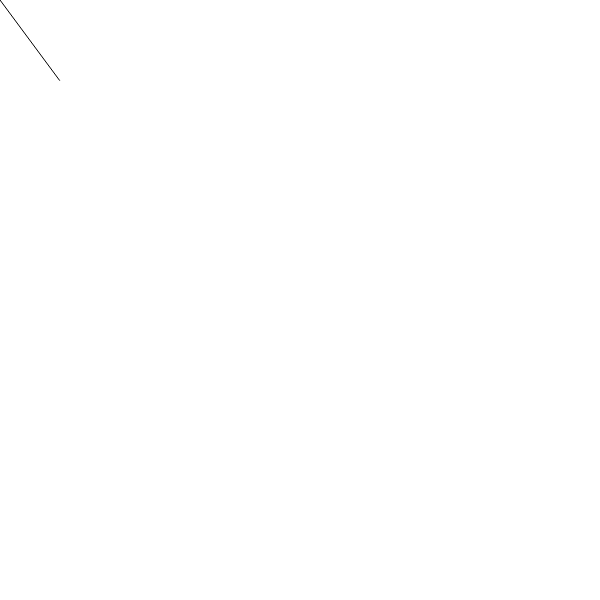
Frame 1 (no input)
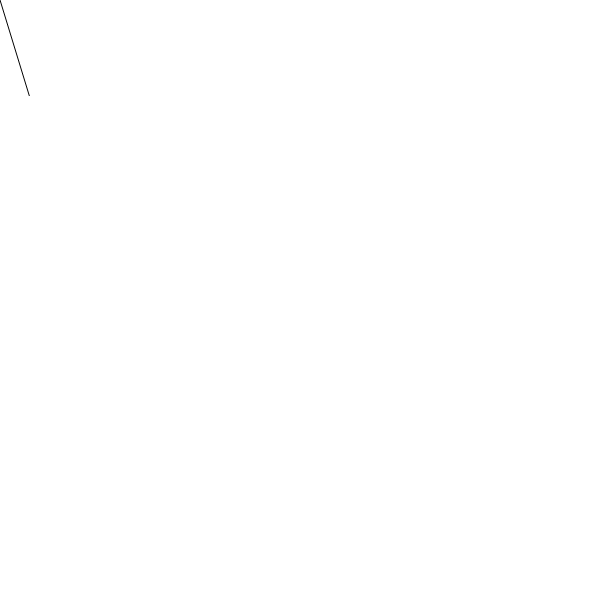
Frame 60 (no input)
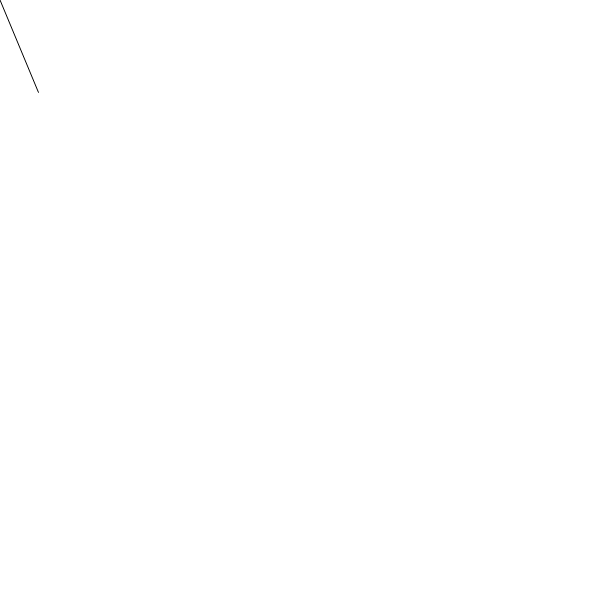
Frame 120 (the mouse pressed at the canvas centre since frame 60)

The p5.js sketch that drew these frames (run headless with seeded random() and noise() and a simulated clock; from frame 60 on, the mouse is pressed at the canvas centre):

// p5.js sketch
// ── sketch.js

var wind;
var angle;
var time = 1000;

function setup () {
    createCanvas(600,600);
}

 function draw () {
     
     
     background(255);
     angle = map(noise(time),0,1,0,90);
     
     wind = p5.Vector.fromAngle(radians(angle));
     wind.mult(100);
     
     
     
     line(0,0, wind.x, wind.y);
     
     time = time + 0.01;
     
     
 }
         
     
 

     
     
     
 
